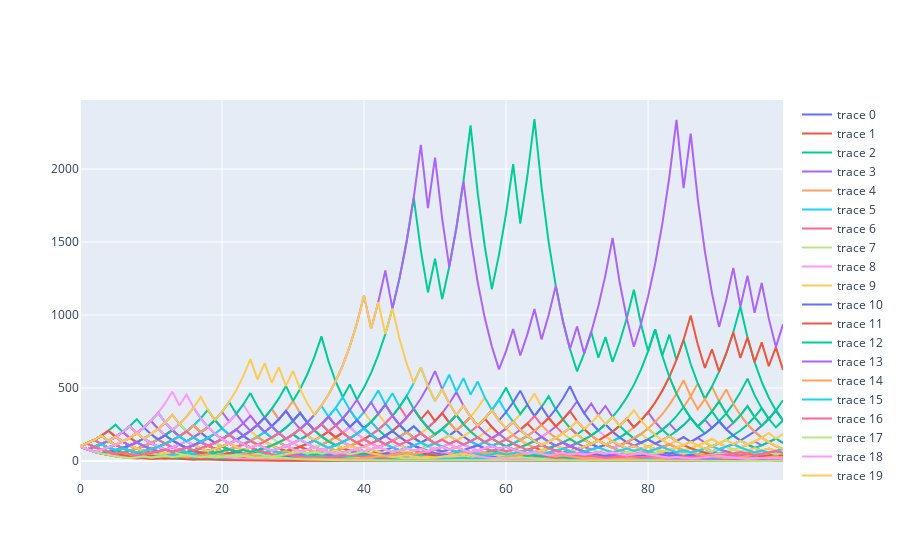
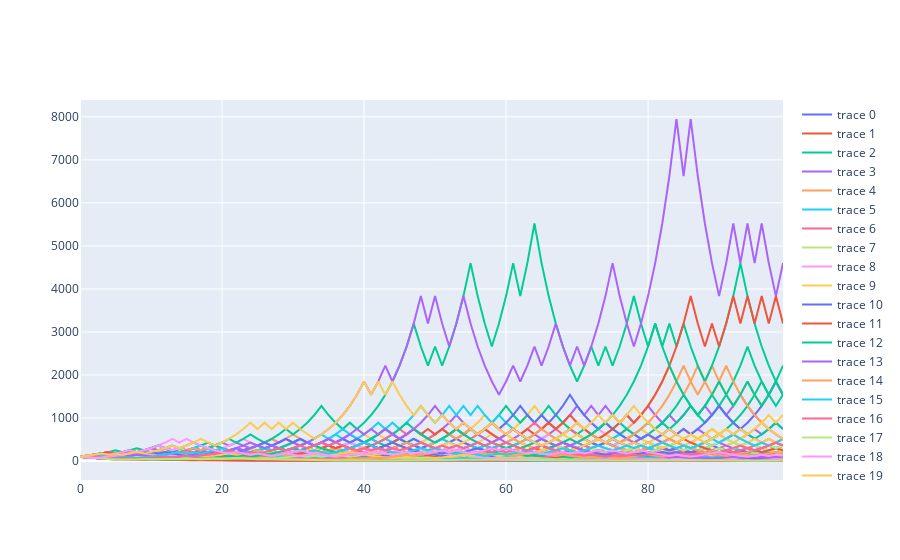

Notebook code cell kept with these figures, in order:
### Code cell
#help de random doet kut

N = 100 #people
start_cash = 100
rounds = 100
people = [[start_cash] for i in range(N)]
people_alt = [[start_cash] for i in range(N)]

def func_inv_round(input_people, input_people_alt): #a single round of investments
    
    for idx in range(N):
        q = random.random()
        p = 0.2
        if q < 0.5:      
            p1 = 1+p #random.random() #personal profit is based on how many % of their wealth is invested #maybe kijken of normal dist beter werkt hier?
            p2 = 1+p
        else:
            p1 = 1-p
            p2 = 1/(1+p)
        
        input_people[idx].append(input_people[idx][-1]*p1) #add new entry to the persons money record
        
        input_people_alt[idx].append(input_people_alt[idx][-1]*p2) #add new entry to the persons money record
        
    return input_people, input_people_alt #return the list of people with new balances

def func_investments(r): #runs r rounds of investments and plots them
    global people #altering the original variable
    global people_alt
    
    for i in range(r):
        people, people_alt = func_inv_round(people, people_alt)
    
    fig = go.Figure()
    for i in range(N):
        fig.add_trace(go.Scatter(x = range(r), y = people[i]))
    fig.show() 
    
    fig_alt = go.Figure()
    for i in range(N):
        fig_alt.add_trace(go.Scatter(x = range(r), y = people_alt[i]))
    fig_alt.show()  
    
func_investments(rounds)
